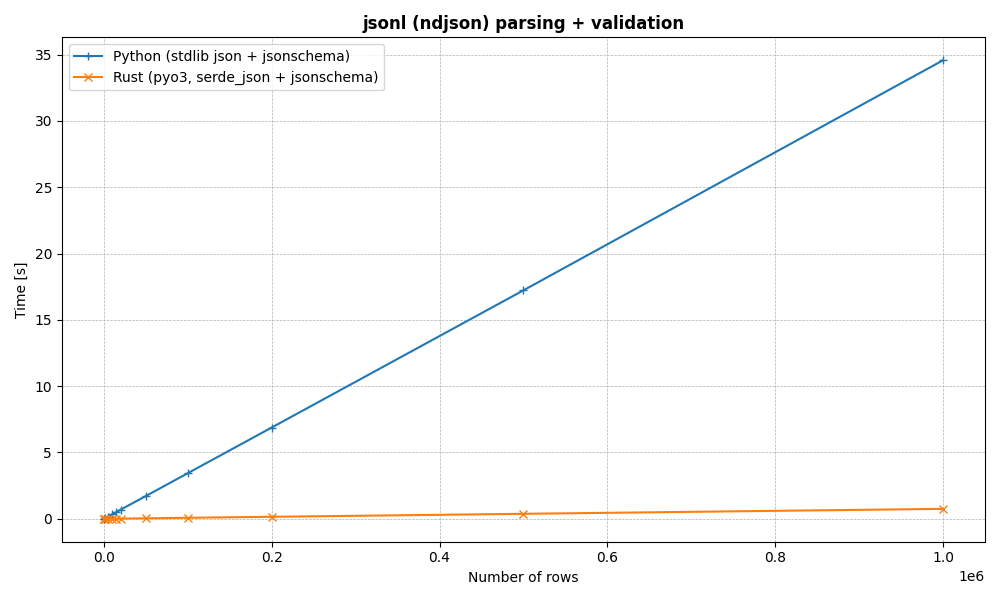

Here is the Python script that generated this plot:
import json
import sys
import os
import time

import matplotlib.pyplot as plt
import fastjsonl
import jsonschema

if __name__ == "__main__":
    with open("./example-schema2.json", "r") as f:
        schema = f.read()

    validator = jsonschema.Draft202012Validator(json.loads(schema))

    files = os.listdir(".")

    filesizes = []
    py_timings = []
    rs_timings = []

    for i, file in enumerate(files, start=1):
        if ".jsonl" in file:
            filesize = file.split("-")[2].split(".")[0]
            filesizes.append(int(filesize))

            with open(file, "rb") as f:
                data = f.read()

            pydata = data.decode("utf-8")
            sys.stdout.write(f"\n - [ {filesize:<9} ] PYTHON\t... ")
            sys.stdout.flush()
            t_p_start = time.perf_counter()
            for line in pydata.splitlines():
                obj = json.loads(line)
                validator.validate(obj)
            t_p_elapsed = time.perf_counter() - t_p_start
            sys.stdout.write(
                f"{t_p_elapsed:>8.4f} seconds ({int(filesize) / t_p_elapsed:>8.1f} rows / second)"
            )

            py_timings.append(t_p_elapsed)

            sys.stdout.write(f"\n - [ {filesize:<9} ] RUST\t... ")
            sys.stdout.flush()
            t_r_start = time.perf_counter()
            fastjsonl.validate_jsonl(data, schema)
            t_r_elapsed = time.perf_counter() - t_r_start
            sys.stdout.write(
                f"{t_r_elapsed:>8.4f} seconds ({int(filesize) / t_r_elapsed:>8.1f} rows / second)"
            )

            rs_timings.append(t_r_elapsed)

    plt.figure(figsize=(10, 6))
    plt.plot(
        filesizes,
        py_timings,
        marker="+",
        color="tab:blue",
        label="Python (stdlib json + jsonschema)",
    )
    plt.plot(
        filesizes,
        rs_timings,
        marker="x",
        color="tab:orange",
        label="Rust (pyo3, serde_json + jsonschema)",
    )
    plt.grid(True, which="both", ls="--", lw=0.5)
    plt.title("jsonl (ndjson) parsing + validation", fontweight="bold")
    plt.xlabel("Number of rows")
    plt.ylabel("Time [s]")
    plt.legend()
    plt.tight_layout()
    plt.savefig("benchmark.png")
